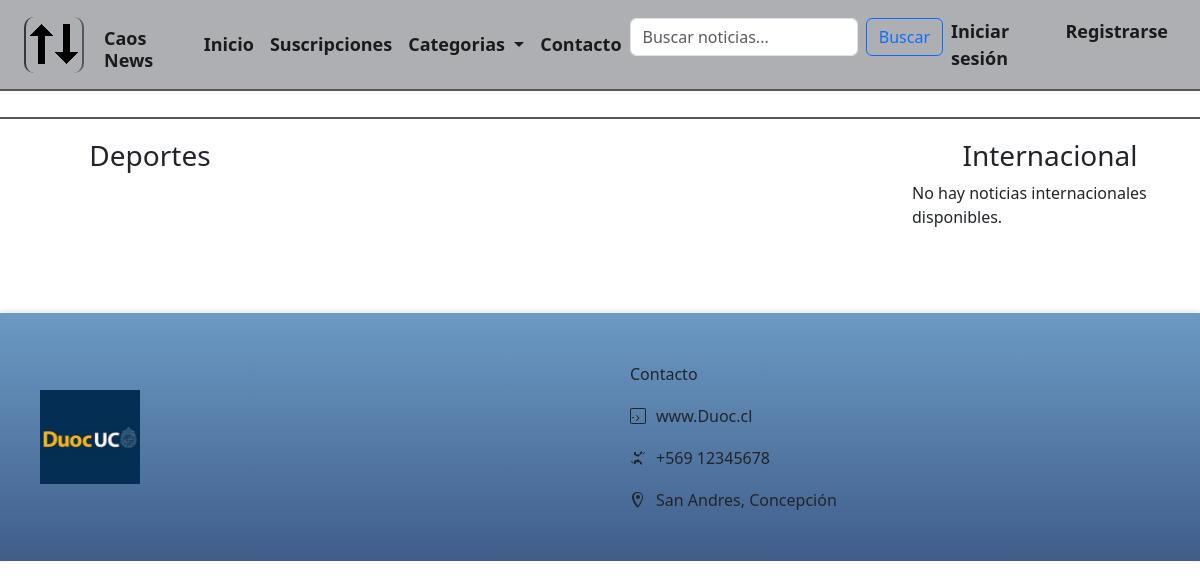
/alumnos/index, run on an earlier commit of the app's database.
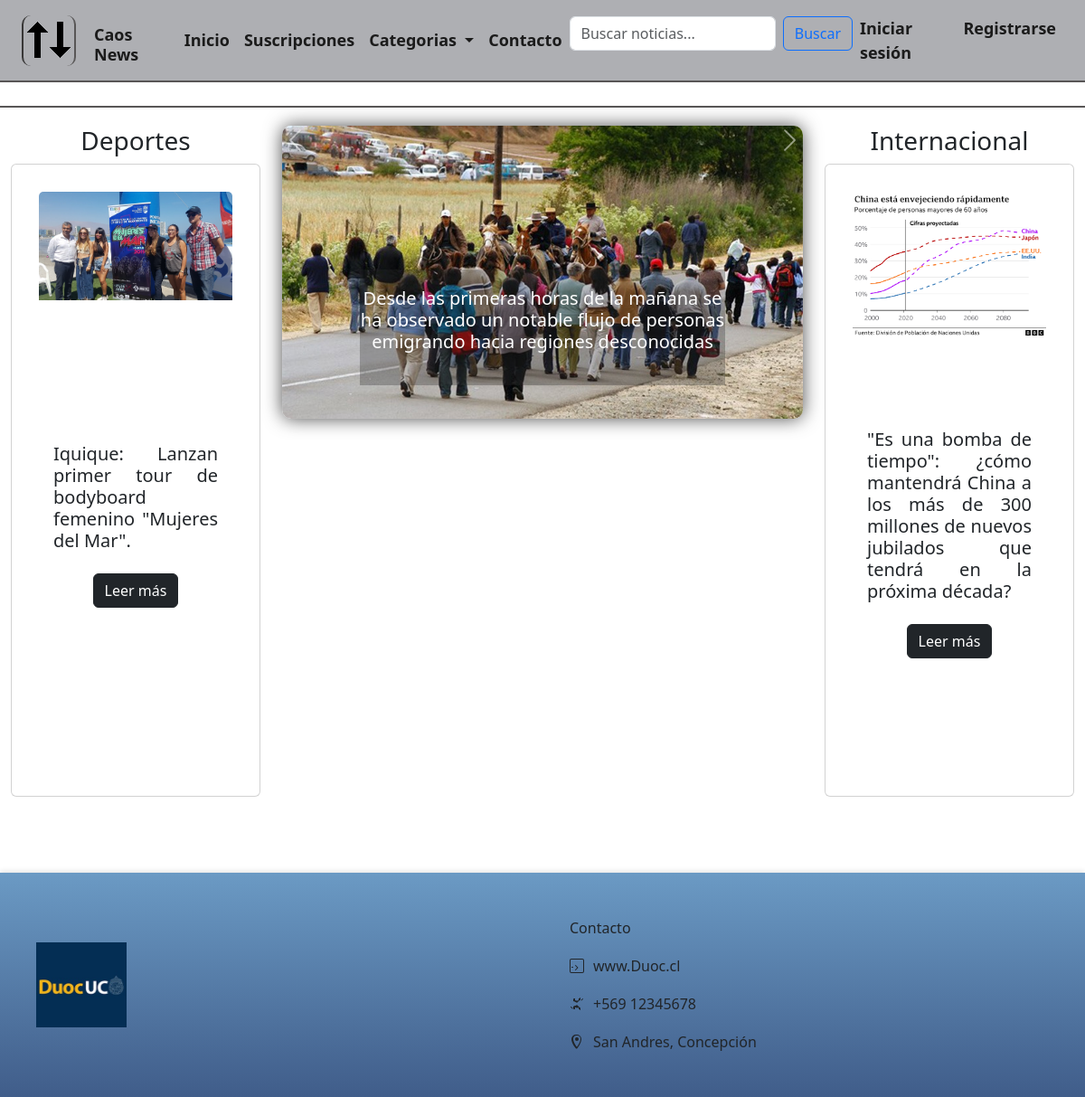
And on a later commit of the database.
### alumnos/models.py (models this page shows, shortened)
class Foto(models.Model):
    imagen = models.ImageField(upload_to='fotos_noticias')
    noticia = models.ForeignKey(Noticia, on_delete=models.CASCADE, related_name='fotos')  # Relaciona con `Noticia`

class Noticia(models.Model):
    titulo = models.CharField(max_length=200)
    historia = models.TextField()
    historia2 = models.TextField()
    textoAgregado = models.TextField()
    autor = models.ForeignKey(User, on_delete=models.CASCADE)
    fecha_publicacion = models.DateField()
    ubicacion = models.CharField(max_length=100)
    categoria = models.ForeignKey(Categoria, on_delete=models.CASCADE)
    estado = models.ForeignKey(EstadoNoticia, on_delete=models.CASCADE, default=1)

### alumnos/views.py (the view)
# urls.py: path('index',views.index,name='index'),
def index(request):
    categoria_deportes = Categoria.objects.get(nombre='Deportes')
    estado_publicada = EstadoNoticia.objects.get(id_estado=5)  # Ajusta el ID según tu configuración en la base de datos
    noticias_carousel = Noticia.objects.filter(estado=estado_publicada)[:3]
    noticias_deportes = Noticia.objects.filter(categoria=categoria_deportes, estado=estado_publicada)[:1]
    noticias_internacional = Noticia.objects.filter(categoria__nombre='Internacional', estado=estado_publicada)[:1]
    context = {
        'noticias_deportes': noticias_deportes,
        'noticias_internacional': noticias_internacional,
        'noticias_carousel': noticias_carousel,
    }
    return render(request, 'alumnos/index.html', context)

### alumnos/templates/alumnos/index.html (shortened to what this page needs)
{% extends "alumnos/base.html" %}
{% load static %}
{% block content %}
    <link rel="stylesheet" href="{% static 'recursosCss/estilosNoticias.css' %}">
    <div class="container-fluid">
        <div class="row container-fluid estiloAPI">
            <div class="col">
            </div>
            <div class="col">
            </div>
            <div class="col">
            </div>
        </div>
    </div>
    <div class="container-fluid">
        <div class="row rowstyle mb-4">
            <div class="col-lg-3 col-md-4 col-sm-3 mb-4">
                <h3 class="text-center">Deportes</h3>
                {% for noticia in noticias_deportes %}
                <div class="card mb-3">
                    {% for foto in noticia.fotos.all %}
                    <img src="{{ foto.imagen.url }}" class="card-img-top" alt="{{ noticia.titulo }}">
                    {% endfor %}
                    <div class="card-body">
                        <h5 class="card-title">{{ noticia.titulo }}</h5>
                        <a href="{% url 'deportes' %}" class="btn btn-dark">Leer más</a>
                    </div>
                </div>
                {% endfor %}
            </div>
            <div class="col-lg-6 col-md-4 col-sm-6 mb-4">
                <div id="carouselExampleCaptions" class="carousel slide mx-auto carousel-fade" data-bs-ride="carousel" data-bs-interval="5000">
                    <div class="carousel-inner">
                        {% for noticia in noticias_carousel %}
                        <div class="carousel-item {% if forloop.first %}active{% endif %}">
                            <a href="{% url 'nacional'  %}">
                                <img src="{{ noticia.fotos.first.imagen.url }}" class="d-block w-100" alt="{{ noticia.titulo }}">
                                <div class="carousel-caption d-none d-md-block">
                                    <h5>{{ noticia.titulo }}</h5>
                                </div>
                            </a>
                        </div>
                        {% endfor %}
                    </div>
                    <button class="carousel-control-prev" type="button" data-bs-target="#carouselExampleCaptions" data-bs-slide="prev">
                        <span class="carousel-control-prev-icon" aria-hidden="true"></span>
                    </button>
                    <button class="carousel-control-next" type="button" data-bs-target="#carouselExampleCaptions" data-bs-slide="next">
                        <span class="carousel-control-next-icon" aria-hidden="true"></span>
                    </button>
                </div>
            </div>
            <div class="col-lg-3 col-md-4 col-sm-3 mb-4">
                <h3 class="text-center">Internacional</h3>
                {% for noticia in noticias_internacional %}
                <div class="card mb-3">
                    <img src="{% static 'resources/img-internacional.png' %}" class="card-img-top" alt="...">
                    <div class="card-body">
                        <h5 class="card-title">{{ noticia.titulo }}</h5>
                        <a href="{% url 'noticiaInternacional' %}" class="btn btn-dark">Leer más</a>
                    </div>
                </div>
                {% empty %}
                <p>No hay noticias internacionales disponibles.</p>
                {% endfor %}
            </div>
        </div>
    </div>
{% endblock %}

What changed in the data, as far as the page shows it:
added Noticia: titulo "Iquique: Lanzan primer tour de bodyboard femenino \"Mujeres del Mar\".", shown under "Deportes"
added Foto: imagen (picture)
added Noticia: fotos.first.imagen (picture), titulo "Desde las primeras horas de la mañana se ha observado un notable flujo de personas emigrando hacia regiones desconocidas"
added Noticia: titulo "\"Es una bomba de tiempo\": ¿cómo mantendrá China a los más de 300 millones de nuevos jubilados que tendrá en la próxima década?", shown under "Internacional"
Also different on the page:
text no longer shown: "No hay noticias internacionales disponibles."
